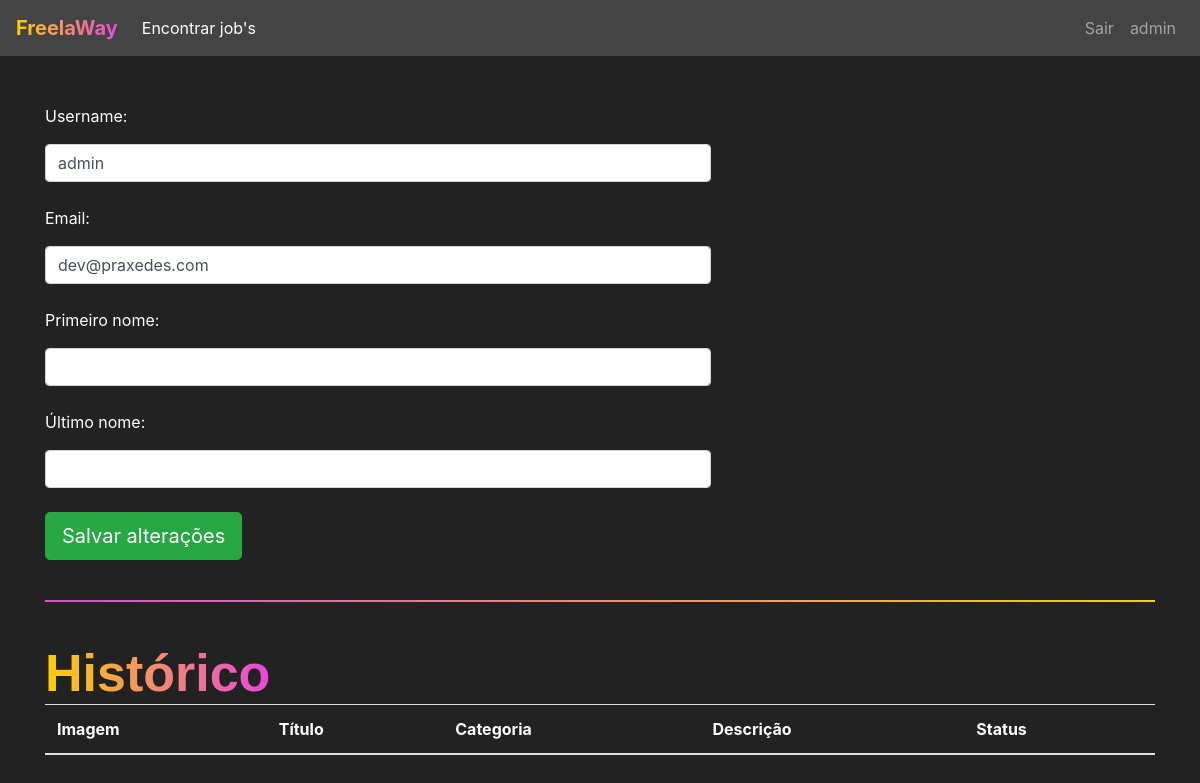
The app's page /jobs/perfil/ (signed in), older data.
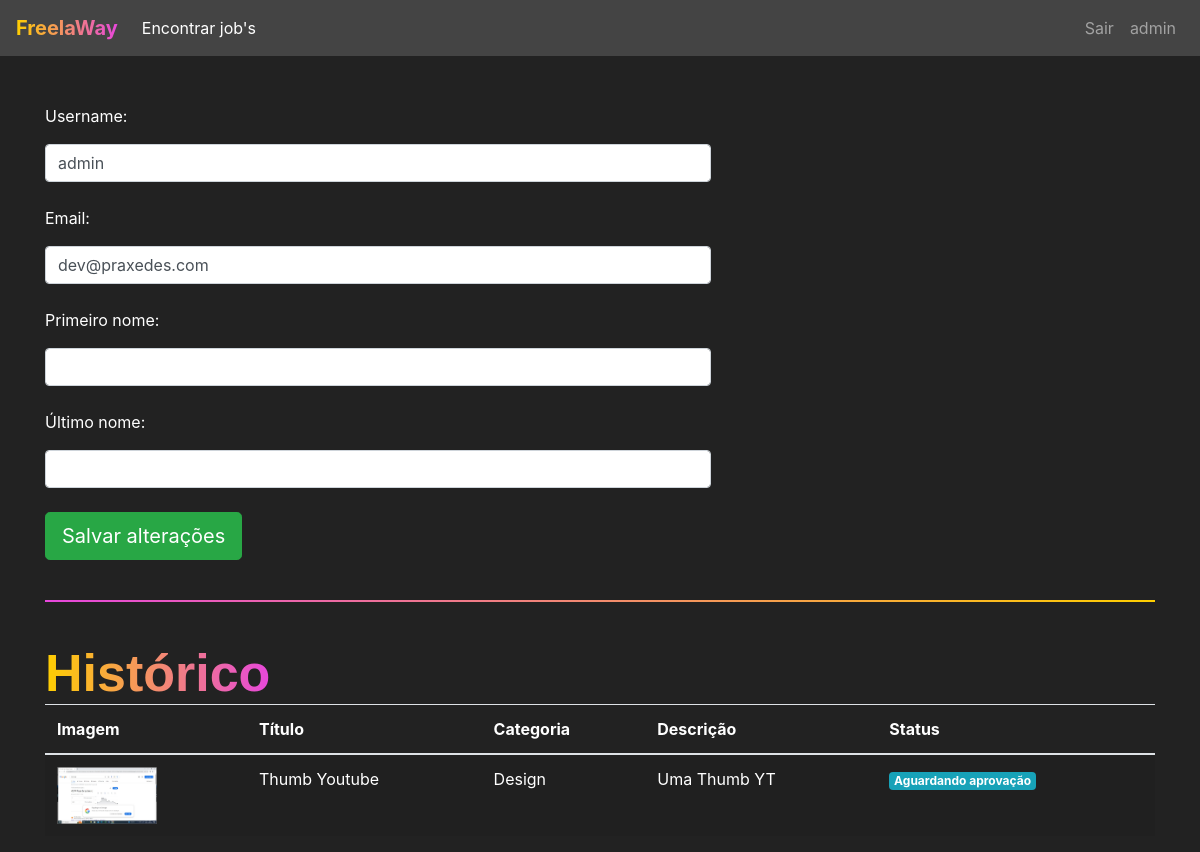
The same page, newer data.
### jobs/models.py (models this page shows, shortened)
class Jobs(models.Model):
    categoria_choices = (('D', 'Design'),
    ('EV', 'Edição de Vídeo'))
    status_choices = (('C', 'Em criação'),
    ('AA', 'Aguardando aprovação'),
    ('F', 'Finalizado'))
    titulo = models.CharField(max_length=200)
    descricao = models.TextField()
    categoria = models.CharField(max_length=2, choices=categoria_choices, default="D")
    prazo_entrega = models.DateTimeField()
    preco = models.FloatField()
    referencias = models.ManyToManyField(Referencias)
    profissional = models.ForeignKey(User, on_delete=models.DO_NOTHING, null=True, blank=True)
    reservado = models.BooleanField(default=False)
    status = models.CharField(max_length=2, choices=status_choices ,default='C')
    arquivo_final = models.FileField(null=True)

class Referencias(models.Model):
    arquivo = models.FileField(upload_to='referencias')
    def __str__(self) -> str:
        return self.arquivo.url

### jobs/views.py (the view, shortened to what this page needs)
# urls.py: path('perfil/', views.perfil, name="perfil"),
@login_required(login_url='/auth/logar/')
def perfil(request):
    if request.method == "GET":
        jobs = Jobs.objects.filter(profissional=request.user)
        return render(request, "perfil.html", {'jobs': jobs})
    elif request.method == "POST":
        username = request.POST.get('username')
        email = request.POST.get('email')
        primeiro_nome = request.POST.get('primeiro_nome')
        ultimo_nome = request.POST.get('ultimo_nome')

### jobs/templates/perfil.html (shortened to what this page needs)
{% extends 'base.html' %}
{% load static %}
{% block 'head' %}
<link rel="stylesheet" href="{% static 'jobs/css/encontrar_jobs.css' %}">
<link rel="stylesheet" href="{% static 'jobs/css/perfil.css' %}">
{% endblock %}
{% block 'body' %}
<br>
<br>
<div class="container">
    <div style="width: 60%">
        <form action="{% url 'perfil' %}" method="POST">{% csrf_token %}
            <p>Username:</p>
            <input type="text" class="form-control" value="{{user.username}}" name="username">
            <br>
            <p>Email:</p>
            <input type="email" class="form-control" value="{{user.email}}" name="email">
            <br>
            <p>Primeiro nome:</p>
            <input type="text" class="form-control" value="{{user.first_name}}" name="primeiro_nome">
            <br>
            <p>Último nome:</p>
            <input type="text" class="form-control" value="{{user.last_name}}" name="ultimo_nome">
            <br>
            <input type="submit" class="btn btn-success btn-lg" value="Salvar alterações">
        </form>
    </div>
    <br>
    <hr class="borda-degrade">
    <br>
    <h4 class="titulo">Histórico</h4>
    <table style="background-color: #222; color: white;" class="table table-striped">
        <thead>
            <tr>
                <th scope="col">Imagem</th>
                <th scope="col">Título</th>
                <th scope="col">Categoria</th>
                <th scope="col">Descrição</th>
                <th scope="col">Status</th>
            </tr>
        </thead>
        <tbody>
            {% for job in jobs %}
            <tr>
                <th scope="row"><img width="100px" src="{{job.referencias.all.0}}"></th>
                <td>{{job.titulo}}</td>
                <td>{% if job.categoria == 'D'%}
                    Design
                    {% else %}
                    Edição de vídeo
                    {% endif%}
                </td>
                <td>
                    {{job.descricao}}
                </td>
                <td>
                    {% if job.status == 'AA'%}
                    <span class="badge badge-info">Aguardando aprovação</span>
                    {% elif job.status == 'C' %}
                    <button class="badge badge-primary" data-toggle="modal" data-target="#modal-job-{{job.id}}">Em
                        criação</button>
                    {% else %}
                    <span class="badge badge-success">Finalizado</span>
                    {% endif %}
                </td>
            </tr>
            {% endfor %}
        </tbody>
    </table>
</div>
{% endblock %}

### templates/base.html (shortened to what this page needs)
<!doctype html>
<html lang="en">
<head>
    {% block 'head' %}
    {% endblock %}
    <link rel="stylesheet" href="https://cdn.jsdelivr.net/npm/bootstrap@4.6.1/dist/css/bootstrap.min.css">
</head>
<body class="fundo">
    {% if user.is_authenticated %}
        <nav style="background-color: #444;" class="navbar navbar-expand-lg navbar-dark">
            <a class="navbar-brand" href="#"><span class="font-degrade-nav">FreelaWay</span></a>
            <div class="collapse navbar-collapse" id="navbarNav">
                <ul class="navbar-nav">
                    <li class="nav-item active">
                        <a class="nav-link" href="{% url "encontrar_jobs" %}">Encontrar job's</a>
                    </li>
                </ul>
                <ul class="navbar-nav ml-auto">
                    <li class="nav-item">
                        <a class="nav-link" href="{% url 'sair' %}">Sair</a>
                    </li>
                    <li class="nav-item">
                        <a class="nav-link" href="{% url 'perfil' %}">{{request.user}}</a>
                    </li>
                </ul>
            </div>
        </nav>
    {% endif %}
    {% block 'body' %}{% endblock %}
</body>
</html>

### templates/static/jobs/css/encontrar_jobs.css (style rules this page uses)
.fundo { background-color: #222; color: white; }
.titulo { font-family: Arial, Helvetica, sans-serif; font-weight: bold; font-size: 52px; display: inline; background-image: linear-gradient(90deg, rgba(255, 207, 0, 1) 0%, rgba(231, 71, 220, 1) 100%); background-clip: text; -webkit-background-clip: text; color: transparent; padding-bottom: 10px; }

### templates/static/jobs/css/perfil.css (style rules this page uses)
.fundo { background-color: #222; color: white; }
.borda-degrade { border: 1px solid transparent; border-image: linear-gradient(90deg, rgba(231, 71, 220, 1) 0%, rgba(255, 207, 0, 1) 100%); border-image-slice: 1; }
.titulo { font-family: Arial, Helvetica, sans-serif; font-weight: bold; font-size: 52px; display: inline; background-image: linear-gradient(90deg, rgba(255, 207, 0, 1) 0%, rgba(231, 71, 220, 1) 100%); background-clip: text; -webkit-background-clip: text; color: transparent; padding-bottom: 10px; }

### templates/base.html (style rules this page uses)
.font-degrade-nav { background-image: linear-gradient(90deg, rgba(255, 207, 0, 1) 0%, rgba(231, 71, 220, 1) 100%); background-clip: text; -webkit-background-clip: text; color: transparent; padding-bottom: 10px; font-size: 20px; font-weight: bold; }

Row changes from the older to the newer data that the page shows:
added Jobs: referencias.all.0 (picture), titulo "Thumb Youtube", categoria "Design", descricao "Uma Thumb YT", status "Aguardando aprovação"
